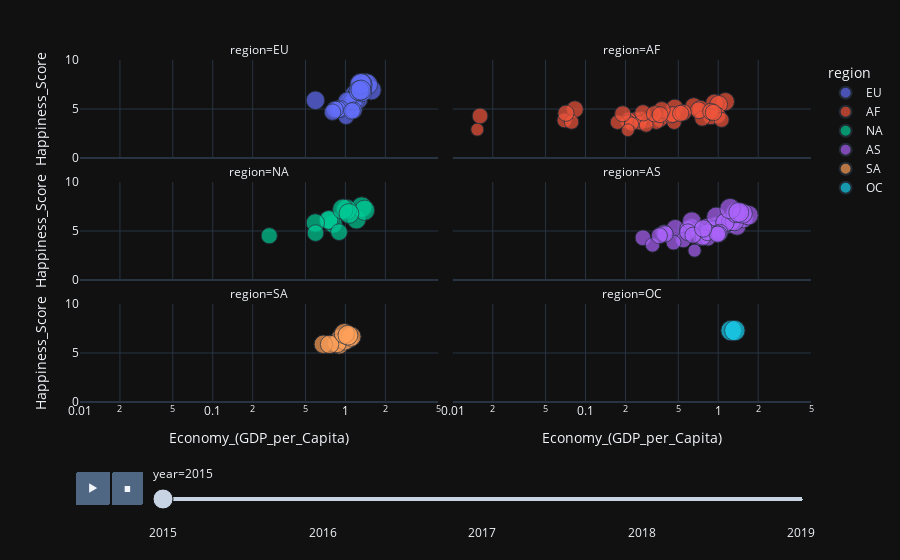

Write notebook code for a chart like this one.
### Code cell
fig = px.scatter(df_concat, x="Economy_(GDP_per_Capita)", y="Happiness_Score", animation_frame="year", animation_group="Country",size="Happiness_Score", hover_name="Country",color="region",range_x=[0.01,5],range_y=[0,10], log_x=True, size_max=15,facet_col='region',facet_col_wrap=2)# ,color_continuous_scale='Inferno',color="continent"

# fig["layout"].pop("updatemenus") # optional, drop animation buttons

# fig.update_layout(
#     xaxis = dict(
#         tickmode = 'linear',
#         tick0 = 0,
#         dtick = 0.5
#     )
# )
fig.show()

### Figure 1 — Plotly figure (JSON) as saved in the notebook; plotly's stock layout.template omitted (floating-point values rounded to 4 significant figures)
{"data": [{"hovertemplate": "<b>%{hovertext}</b><br><br>region=EU<br>year=2015<br>Economy_(GDP_per_Capita)=%{x}<br>Happiness_Score=%{marker.size}<extra></extra>", "hovertext": ["Switzerland", "Croatia", "Russia", "Estonia", "Montenegro", "Romania", "Serbia", "Portugal", "Latvia", "Poland", "France", "Czech Republic", "Spain", "Malta", "Slovakia", "Italy", "Moldova", "Slovenia", "Lithuania", "Belarus", "Bulgaria", "Macedonia", "Albania", "Bosnia and Herzegovina", "Greece", "Hungary", "Ukraine", "Ireland", "Luxembourg", "Finland", "Netherlands", "Sweden", "Austria", "Norway", "Germany", "Denmark", "Iceland", "United Kingdom", "Belgium"], "ids": ["Switzerland", "Croatia", "Russia", "Estonia", "Montenegro", "Romania", "Serbia", "Portugal", "Latvia", "Poland", "France", "Czech Republic", "Spain", "Malta", "Slovakia", "Italy", "Moldova", "Slovenia", "Lithuania", "Belarus", "Bulgaria", "Macedonia", "Albania", "Bosnia and Herzegovina", "Greece", "Hungary", "Ukraine", "Ireland", "Luxembourg", "Finland", "Netherlands", "Sweden", "Austria", "Norway", "Germany", "Denmark", "Iceland", "United Kingdom", "Belgium"], "legendgroup": "EU", "marker": {"color": "#636efa", "size": [7.587, 5.759, 5.716, 5.429, 5.192, 5.124, 5.123, 5.102, 5.098, 5.791, 6.575, 6.505, 6.329, 6.302, 5.995, 5.948, 5.889, 5.848, 5.833, 5.813, 4.218, 5.007, 4.959, 4.949, 4.857, 4.8, 4.681, 6.94, 6.946, 7.406, 7.378, 7.364, 7.2, 7.522, 6.75, 7.527, 7.561, 6.867, 6.937], "sizemode": "area", "sizeref": 0.03453, "symbol": "circle"}, "mode": "markers", "name": "EU", "orientation": "v", "showlegend": true, "type": "scatter", "x": [1.397, 1.083, 1.138, 1.152, 0.9744, 1.043, 0.9205, 1.16, 1.113, 1.126, 1.278, 1.179, 1.23, 1.207, 1.169, 1.251, 0.5945, 1.185, 1.147, 1.032, 1.012, 0.9185, 0.8787, 0.8322, 1.154, 1.121, 0.7991, 1.336, 1.564, 1.29, 1.329, 1.332, 1.337, 1.459, 1.328, 1.325, 1.302, 1.266, 1.308], "xaxis": "x5", "y": [7.587, 5.759, 5.716, 5.429, 5.192, 5.124, 5.123, 5.102, 5.098, 5.791, 6.575, 6.505, 6.329, 6.302, 5.995, 5.948, 5.889, 5.848, 5.833, 5.813, 4.218, 5.007, 4.959, 4.949, 4.857, 4.8, 4.681, 6.94, 6.946, 7.406, 7.378, 7.364, 7.2, 7.522, 6.75, 7.527, 7.561, 6.867, 6.937], "yaxis": "y5"}, {"hovertemplate": "<b>%{hovertext}</b><br><br>region=AF<br>year=2015<br>Economy_(GDP_per_Capita)=%{x}<br>Happiness_Score=%{marker.size}<extra></extra>", "hovertext": ["Libya", "Algeria", "Mauritius", "Nigeria", "Burundi", "Zambia", "Morocco", "Mozambique", "Botswana", "Malawi", "Cameroon", "Egypt", "Angola", "Mali", "Comoros", "Uganda", "Senegal", "Gabon", "Niger", "Tanzania", "Madagascar", "Central African Republic", "Chad", "Guinea", "Ivory Coast", "Burkina Faso", "Rwanda", "Benin", "Djibouti", "Mauritania", "Lesotho", "Swaziland", "Tunisia", "South Africa", "Ghana", "Zimbabwe", "Liberia", "Sudan", "Ethiopia", "Sierra Leone", "Kenya", "Togo"], "ids": ["Libya", "Algeria", "Mauritius", "Nigeria", "Burundi", "Zambia", "Morocco", "Mozambique", "Botswana", "Malawi", "Cameroon", "Egypt", "Angola", "Mali", "Comoros", "Uganda", "Senegal", "Gabon", "Niger", "Tanzania", "Madagascar", "Central African Republic", "Chad", "Guinea", "Ivory Coast", "Burkina Faso", "Rwanda", "Benin", "Djibouti", "Mauritania", "Lesotho", "Swaziland", "Tunisia", "South Africa", "Ghana", "Zimbabwe", "Liberia", "Sudan", "Ethiopia", "Sierra Leone", "Kenya", "Togo"], "legendgroup": "AF", "marker": {"color": "#EF553B", "size": [5.754, 5.605, 5.477, 5.268, 2.905, 5.129, 5.013, 4.971, 4.332, 4.292, 4.252, 4.194, 4.033, 3.995, 3.956, 3.931, 3.904, 3.896, 3.845, 3.781, 3.681, 3.678, 3.667, 3.656, 3.655, 3.587, 3.465, 3.34, 4.369, 4.436, 4.898, 4.867, 4.739, 4.642, 4.633, 4.61, 4.571, 4.55, 4.512, 4.507, 4.419, 2.839], "sizemode": "area", "sizeref": 0.03453, "symbol": "circle"}, "mode": "markers", "name": "AF", "orientation": "v", "showlegend": true, "type": "scatter", "x": [1.131, 0.9393, 1.008, 0.6543, 0.0153, 0.4704, 0.7348, 0.08308, 0.9936, 0.01604, 0.4225, 0.8818, 0.7578, 0.2607, 0.2391, 0.211, 0.365, 1.06, 0.0694, 0.2852, 0.2082, 0.0785, 0.3419, 0.1742, 0.4653, 0.2581, 0.2221, 0.2867, 0.4402, 0.4541, 0.3755, 0.7121, 0.8811, 0.9205, 0.5456, 0.271, 0.0712, 0.5211, 0.1907, 0.3302, 0.3647, 0.2087], "xaxis": "x6", "y": [5.754, 5.605, 5.477, 5.268, 2.905, 5.129, 5.013, 4.971, 4.332, 4.292, 4.252, 4.194, 4.033, 3.995, 3.956, 3.931, 3.904, 3.896, 3.845, 3.781, 3.681, 3.678, 3.667, 3.656, 3.655, 3.587, 3.465, 3.34, 4.369, 4.436, 4.898, 4.867, 4.739, 4.642, 4.633, 4.61, 4.571, 4.55, 4.512, 4.507, 4.419, 2.839], "yaxis": "y6"}, {"hovertemplate": "<b>%{hovertext}</b><br><br>region=NA<br>year=2015<br>Economy_(GDP_per_Capita)=%{x}<br>Happiness_Score=%{marker.size}<extra></extra>", "hovertext": ["Jamaica", "Trinidad and Tobago", "El Salvador", "Guatemala", "Nicaragua", "Dominican Republic", "Honduras", "Haiti", "Canada", "United States", "Mexico", "Costa Rica", "Panama"], "ids": ["Jamaica", "Trinidad and Tobago", "El Salvador", "Guatemala", "Nicaragua", "Dominican Republic", "Honduras", "Haiti", "Canada", "United States", "Mexico", "Costa Rica", "Panama"], "legendgroup": "NA", "marker": {"color": "#00cc96", "size": [5.709, 6.168, 6.13, 6.123, 5.828, 4.885, 4.788, 4.518, 7.427, 7.119, 7.187, 7.226, 6.786], "sizemode": "area", "sizeref": 0.03453, "symbol": "circle"}, "mode": "markers", "name": "NA", "orientation": "v", "showlegend": true, "type": "scatter", "x": [0.8104, 1.212, 0.7645, 0.7455, 0.5933, 0.8954, 0.5953, 0.2667, 1.326, 1.395, 1.021, 0.9558, 1.064], "xaxis": "x3", "y": [5.709, 6.168, 6.13, 6.123, 5.828, 4.885, 4.788, 4.518, 7.427, 7.119, 7.187, 7.226, 6.786], "yaxis": "y3"}, {"hovertemplate": "<b>%{hovertext}</b><br><br>region=AS<br>year=2015<br>Economy_(GDP_per_Capita)=%{x}<br>Happiness_Score=%{marker.size}<extra></extra>", "hovertext": ["Cyprus", "Turkmenistan", "Hong Kong", "Indonesia", "Vietnam", "Turkey", "Kyrgyzstan", "Azerbaijan", "Pakistan", "Jordan", "China", "Philippines", "Malaysia", "Thailand", "Saudi Arabia", "Taiwan", "Kuwait", "Uzbekistan", "Japan", "South Korea", "Bahrain", "Kazakhstan", "Qatar", "Myanmar", "Georgia", "Sri Lanka", "Yemen", "Cambodia", "Afghanistan", "Syria", "Armenia", "Laos", "Mongolia", "Lebanon", "Tajikistan", "Bangladesh", "Iran", "Iraq", "India", "Nepal", "Bhutan", "Oman", "Singapore", "Israel", "United Arab Emirates"], "ids": ["Cyprus", "Turkmenistan", "Hong Kong", "Indonesia", "Vietnam", "Turkey", "Kyrgyzstan", "Azerbaijan", "Pakistan", "Jordan", "China", "Philippines", "Malaysia", "Thailand", "Saudi Arabia", "Taiwan", "Kuwait", "Uzbekistan", "Japan", "South Korea", "Bahrain", "Kazakhstan", "Qatar", "Myanmar", "Georgia", "Sri Lanka", "Yemen", "Cambodia", "Afghanistan", "Syria", "Armenia", "Laos", "Mongolia", "Lebanon", "Tajikistan", "Bangladesh", "Iran", "Iraq", "India", "Nepal", "Bhutan", "Oman", "Singapore", "Israel", "United Arab Emirates"], "legendgroup": "AS", "marker": {"color": "#ab63fa", "size": [5.689, 5.548, 5.474, 5.399, 5.36, 5.332, 5.286, 5.212, 5.194, 5.192, 5.14, 5.073, 5.77, 6.455, 6.411, 6.298, 6.295, 6.003, 5.987, 5.984, 5.96, 5.855, 6.611, 4.307, 4.297, 4.271, 4.077, 3.819, 3.575, 3.006, 4.35, 4.876, 4.874, 4.839, 4.786, 4.694, 4.686, 4.677, 4.565, 4.514, 5.253, 6.853, 6.798, 7.278, 6.901], "sizemode": "area", "sizeref": 0.03453, "symbol": "circle"}, "mode": "markers", "name": "AS", "orientation": "v", "showlegend": true, "type": "scatter", "x": [1.208, 0.9585, 1.386, 0.8283, 0.6322, 1.061, 0.4743, 1.024, 0.5954, 0.902, 0.8901, 0.7053, 1.125, 0.9669, 1.395, 1.291, 1.554, 0.6324, 1.271, 1.245, 1.324, 1.123, 1.69, 0.2711, 0.7419, 0.8352, 0.5465, 0.4604, 0.3198, 0.6632, 0.7682, 0.5907, 0.8282, 1.026, 0.3905, 0.3975, 1.009, 0.9855, 0.645, 0.36, 0.7704, 1.36, 1.522, 1.229, 1.427], "xaxis": "x4", "y": [5.689, 5.548, 5.474, 5.399, 5.36, 5.332, 5.286, 5.212, 5.194, 5.192, 5.14, 5.073, 5.77, 6.455, 6.411, 6.298, 6.295, 6.003, 5.987, 5.984, 5.96, 5.855, 6.611, 4.307, 4.297, 4.271, 4.077, 3.819, 3.575, 3.006, 4.35, 4.876, 4.874, 4.839, 4.786, 4.694, 4.686, 4.677, 4.565, 4.514, 5.253, 6.853, 6.798, 7.278, 6.901], "yaxis": "y4"}, {"hovertemplate": "<b>%{hovertext}</b><br><br>region=SA<br>year=2015<br>Economy_(GDP_per_Capita)=%{x}<br>Happiness_Score=%{marker.size}<extra></extra>", "hovertext": ["Peru", "Argentina", "Uruguay", "Colombia", "Suriname", "Ecuador", "Bolivia", "Paraguay", "Chile", "Brazil", "Venezuela"], "ids": ["Peru", "Argentina", "Uruguay", "Colombia", "Suriname", "Ecuador", "Bolivia", "Paraguay", "Chile", "Brazil", "Venezuela"], "legendgroup": "SA", "marker": {"color": "#FFA15A", "size": [5.824, 6.574, 6.485, 6.477, 6.269, 5.975, 5.89, 5.878, 6.67, 6.983, 6.81], "sizemode": "area", "sizeref": 0.03453, "symbol": "circle"}, "mode": "markers", "name": "SA", "orientation": "v", "showlegend": true, "type": "scatter", "x": [0.9002, 1.054, 1.062, 0.9186, 0.9953, 0.864, 0.6813, 0.7599, 1.107, 0.9812, 1.044], "xaxis": "x", "y": [5.824, 6.574, 6.485, 6.477, 6.269, 5.975, 5.89, 5.878, 6.67, 6.983, 6.81], "yaxis": "y"}, {"hovertemplate": "<b>%{hovertext}</b><br><br>region=OC<br>year=2015<br>Economy_(GDP_per_Capita)=%{x}<br>Happiness_Score=%{marker.size}<extra></extra>", "hovertext": ["New Zealand", "Australia"], "ids": ["New Zealand", "Australia"], "legendgroup": "OC", "marker": {"color": "#19d3f3", "size": [7.286, 7.284], "sizemode": "area", "sizeref": 0.03453, "symbol": "circle"}, "mode": "markers", "name": "OC", "orientation": "v", "showlegend": true, "type": "scatter", "x": [1.25, 1.334], "xaxis": "x2", "y": [7.286, 7.284], "yaxis": "y2"}], "layout": {"annotations": [{"font": {}, "showarrow": false, "text": "region=SA", "x": 0.245, "xanchor": "center", "xref": "paper", "y": 0.2867, "yanchor": "bottom", "yref": "paper"}, {"font": {}, "showarrow": false, "text": "region=OC", "x": 0.755, "xanchor": "center", "xref": "paper", "y": 0.2867, "yanchor": "bottom", "yref": "paper"}, {"font": {}, "showarrow": false, "text": "region=NA", "x": 0.245, "xanchor": "center", "xref": "paper", "y": 0.6433, "yanchor": "bottom", "yref": "paper"}, {"font": {}, "showarrow": false, "text": "region=AS", "x": 0.755, "xanchor": "center", "xref": "paper", "y": 0.6433, "yanchor": "bottom", "yref": "paper"}, {"font": {}, "showarrow": false, "text": "region=EU", "x": 0.245, "xanchor": "center", "xref": "paper", "y": 1.0, "yanchor": "bottom", "yref": "paper"}, {"font": {}, "showarrow": false, "text": "region=AF", "x": 0.755, "xanchor": "center", "xref": "paper", "y": 1.0, "yanchor": "bottom", "yref": "paper"}], "legend": {"itemsizing": "constant", "title": {"text": "region"}, "tracegroupgap": 0}, "margin": {"t": 60}, "sliders": [{"active": 0, "currentvalue": {"prefix": "year="}, "len": 0.9, "pad": {"b": 10, "t": 60}, "steps": [{"args": [["2015"], {"frame": {"duration": 0, "redraw": false}, "fromcurrent": true, "mode": "immediate", "transition": {"duration": 0, "easing": "linear"}}], "label": "2015", "method": "animate"}, {"args": [["2016"], {"frame": {"duration": 0, "redraw": false}, "fromcurrent": true, "mode": "immediate", "transition": {"duration": 0, "easing": "linear"}}], "label": "2016", "method": "animate"}, {"args": [["2017"], {"frame": {"duration": 0, "redraw": false}, "fromcurrent": true, "mode": "immediate", "transition": {"duration": 0, "easing": "linear"}}], "label": "2017", "method": "animate"}, {"args": [["2018"], {"frame": {"duration": 0, "redraw": false}, "fromcurrent": true, "mode": "immediate", "transition": {"duration": 0, "easing": "linear"}}], "label": "2018", "method": "animate"}, {"args": [["2019"], {"frame": {"duration": 0, "redraw": false}, "fromcurrent": true, "mode": "immediate", "transition": {"duration": 0, "easing": "linear"}}], "label": "2019", "method": "animate"}], "x": 0.1, "xanchor": "left", "y": 0, "yanchor": "top"}], "updatemenus": [{"buttons": [{"args": [null, {"frame": {"duration": 500, "redraw": false}, "fromcurrent": true, "mode": "immediate", "transition": {"duration": 500, "easing": "linear"}}], "label": "&#9654;", "method": "animate"}, {"args": [[null], {"frame": {"duration": 0, "redraw": false}, "fromcurrent": true, "mode": "immediate", "transition": {"duration": 0, "easing": "linear"}}], "label": "&#9724;", "method": "animate"}], "direction": "left", "pad": {"r": 10, "t": 70}, "showactive": false, "type": "buttons", "x": 0.1, "xanchor": "right", "y": 0, "yanchor": "top"}], "xaxis": {"anchor": "y", "domain": [0, 0.49], "range": [-2.0, 0.699], "title": {"text": "Economy_(GDP_per_Capita)"}, "type": "log"}, "xaxis2": {"anchor": "y2", "domain": [0.51, 1], "matches": "x", "range": [-2.0, 0.699], "title": {"text": "Economy_(GDP_per_Capita)"}, "type": "log"}, "xaxis3": {"anchor": "y3", "domain": [0, 0.49], "matches": "x", "showticklabels": false, "type": "log"}, "xaxis4": {"anchor": "y4", "domain": [0.51, 1], "matches": "x", "showticklabels": false, "type": "log"}, "xaxis5": {"anchor": "y5", "domain": [0, 0.49], "matches": "x", "showticklabels": false, "type": "log"}, "xaxis6": {"anchor": "y6", "domain": [0.51, 1], "matches": "x", "showticklabels": false, "type": "log"}, "yaxis": {"anchor": "x", "domain": [0, 0.2867], "range": [0, 10], "title": {"text": "Happiness_Score"}}, "yaxis2": {"anchor": "x2", "domain": [0, 0.2867], "matches": "y", "showticklabels": false}, "yaxis3": {"anchor": "x3", "domain": [0.3567, 0.6433], "matches": "y", "range": [0, 10], "title": {"text": "Happiness_Score"}}, "yaxis4": {"anchor": "x4", "domain": [0.3567, 0.6433], "matches": "y", "showticklabels": false}, "yaxis5": {"anchor": "x5", "domain": [0.7133, 1.0], "matches": "y", "range": [0, 10], "title": {"text": "Happiness_Score"}}, "yaxis6": {"anchor": "x6", "domain": [0.7133, 1.0], "matches": "y", "showticklabels": false}}}
